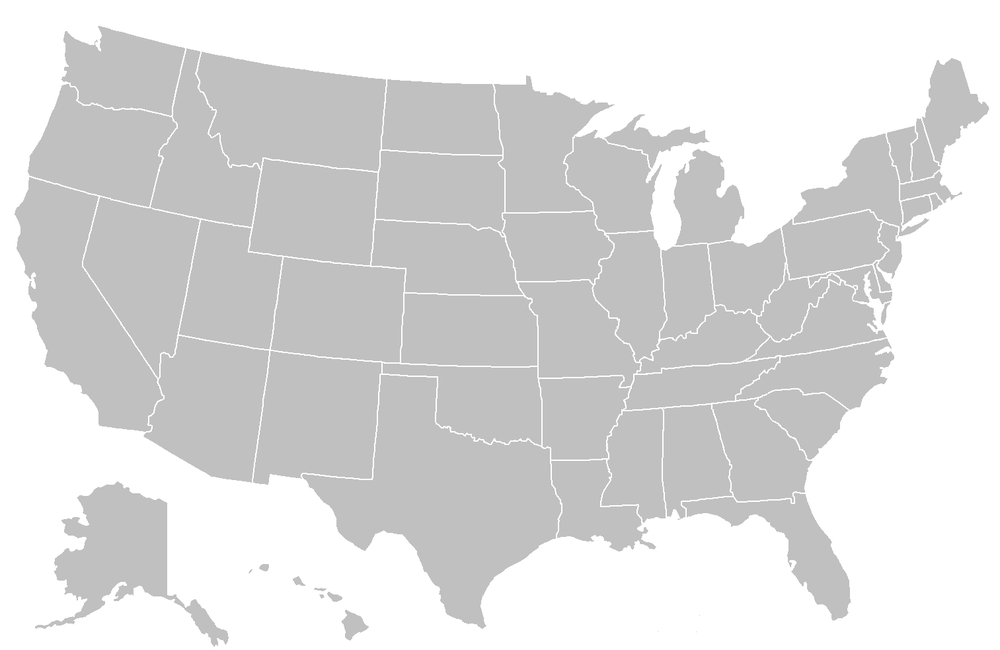
#> input picture usa.png, 1000 x 650 px, shrunk from 1513 x 983 before the run
$ python addBorderToImage.py
#> lines starting #> are read from the running program, lines starting #| are printed output that depends on the picture
import cv2
import numpy as np

# --- Configuration ---
# Your original input image (without the black border)
INPUT_IMAGE_PATH = 'usa.png'
# The desired output filename for your main application
OUTPUT_IMAGE_PATH = 'usa_with_border.jpg'
# How thick the black border should be
BORDER_THICKNESS = 15
# How many times to dilate the image to widen state borders.
# A value of 1 is usually sufficient.
DILATION_ITERATIONS = 1

# --- Script ---

# Load the original image from disk
image = cv2.imread(INPUT_IMAGE_PATH)
#> image is the input picture: shape (650, 1000, 3); min 176, max 255, mean 221.1

if image is None:
    print(f"Error: Could not load the image from '{INPUT_IMAGE_PATH}'. Check the path and file name.")
    exit()

# --- Step 1: Add the black border ---
print(f"Adding a {BORDER_THICKNESS}px black border...")
image_with_border = cv2.copyMakeBorder(
    image,
    top=BORDER_THICKNESS,
    bottom=BORDER_THICKNESS,
    left=BORDER_THICKNESS,
    right=BORDER_THICKNESS,
    borderType=cv2.BORDER_CONSTANT,
    value=[0, 0, 0]  # Black color
)
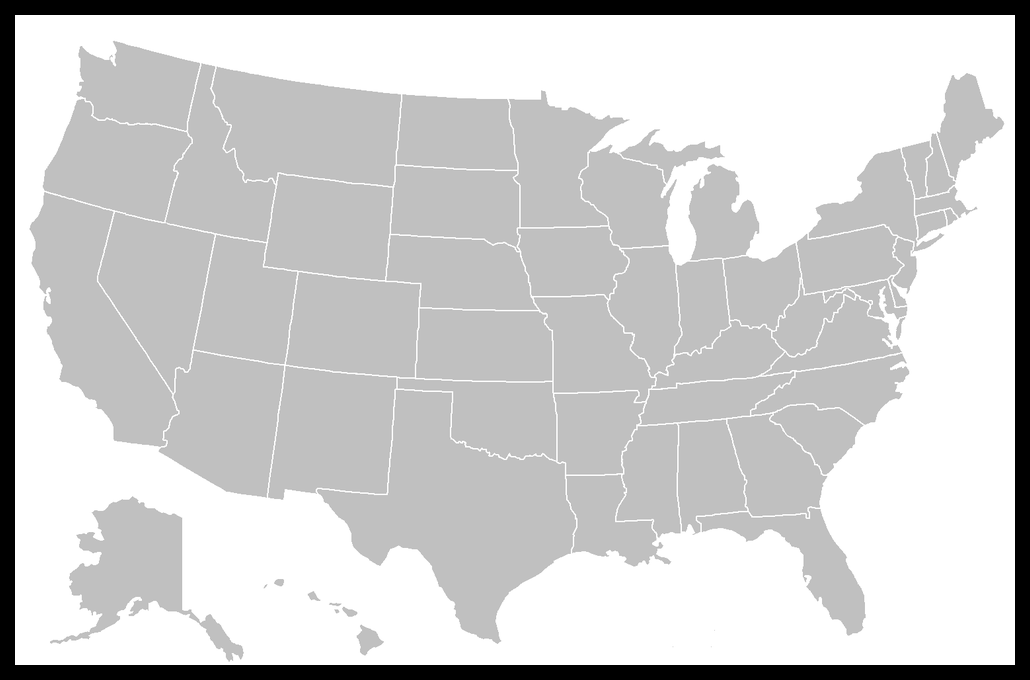
#> image_with_border: shape (680, 1030, 3); min 0, max 255, mean 205.2
print("Border added.")

# --- Step 2: Apply Dilation to widen the state lines ---
print(f"Applying dilation with {DILATION_ITERATIONS} iteration(s)...")
# A 3x3 kernel is standard for this operation
kernel = np.ones((3, 3), np.uint8)
# Dilate the image with border. This expands the white lines.
final_processed_image = cv2.dilate(image_with_border, kernel, iterations=DILATION_ITERATIONS)
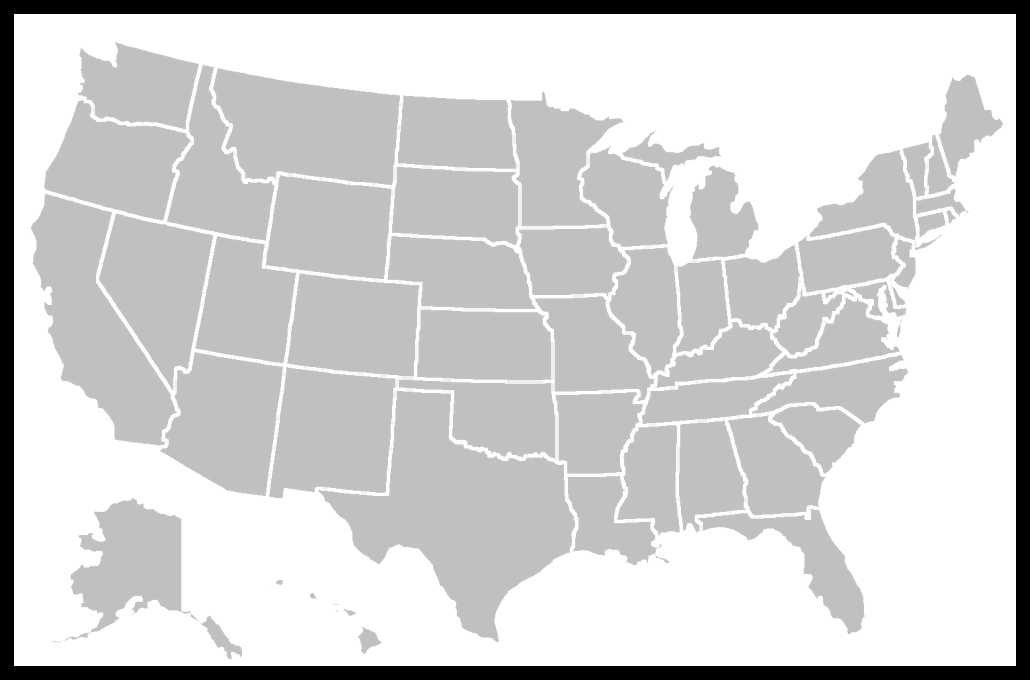
#> final_processed_image: shape (680, 1030, 3); min 0, max 255, mean 208.5
print("Dilation complete.")

# [10 lines of commented-out code are left out]
cv2.imwrite(OUTPUT_IMAGE_PATH, final_processed_image)
print(f"\nSuccess! The final processed image has been saved as '{OUTPUT_IMAGE_PATH}'")

$ run again, with darkmap.png copied over usa.png
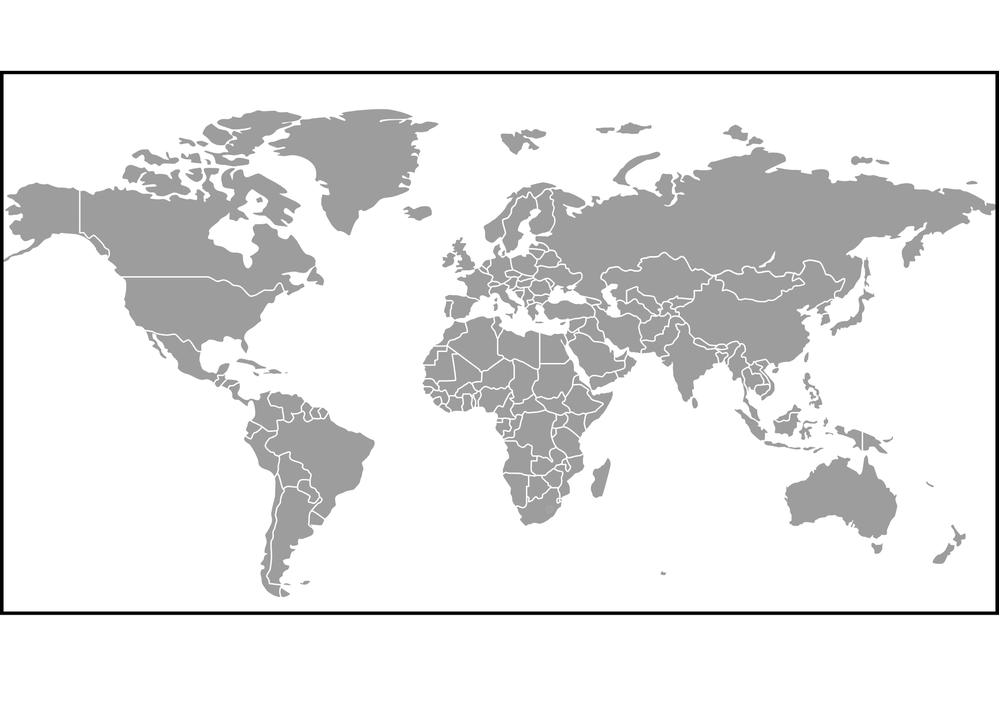
#> input picture darkmap.png, 999 x 706 px, shrunk from 2000 x 1414 before the run
#> image is the input picture: shape (706, 999, 3); min 0, max 255, mean 230.2
#> `image_with_border = cv2.copyMakeBorder( image, top=BORDER_THICKNESS, b..`:
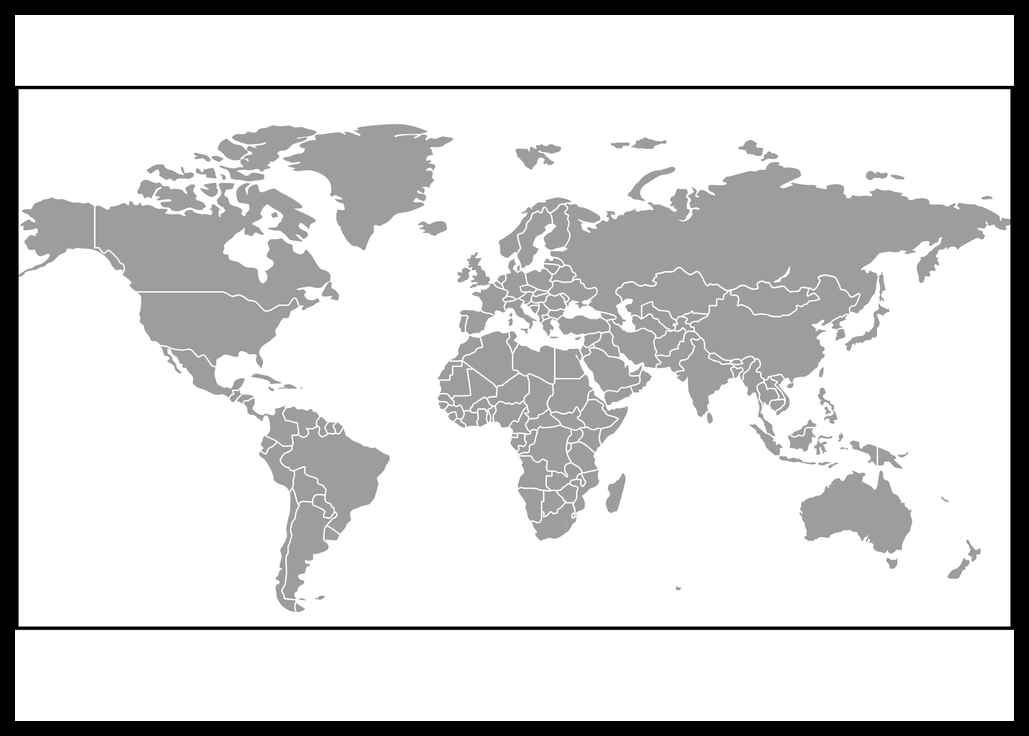
#> image_with_border: shape (736, 1029, 3); min 0, max 255, mean 214.4
#> `final_processed_image = cv2.dilate(image_with_border, kernel, iteratio..`:
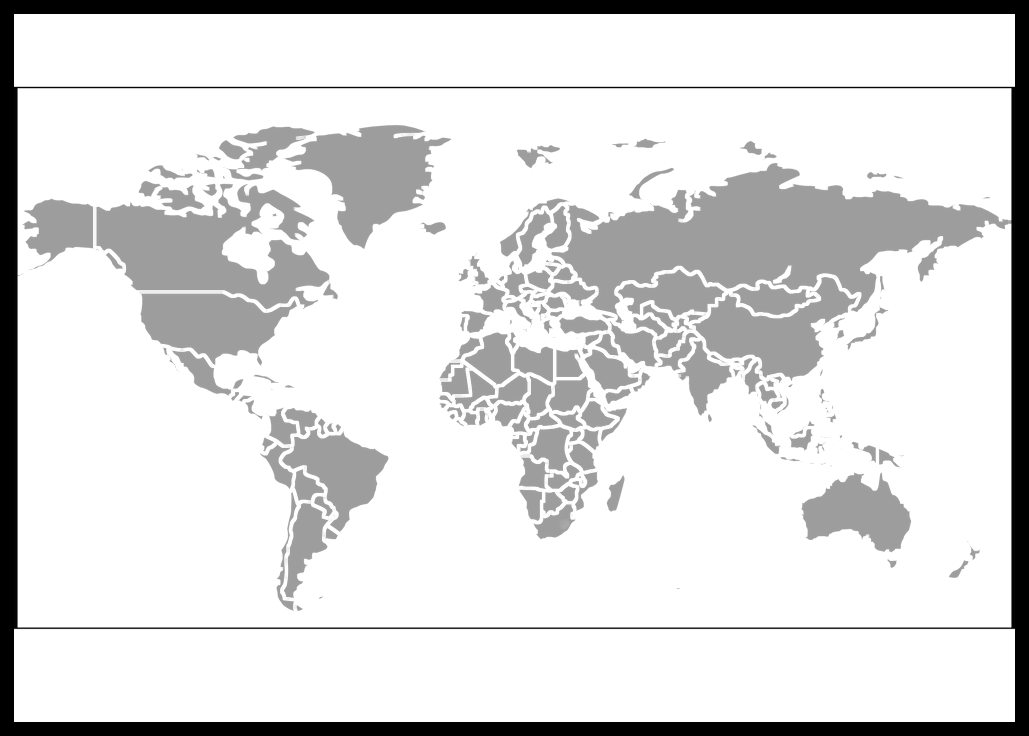
#> final_processed_image: shape (736, 1029, 3); min 0, max 255, mean 220.1
